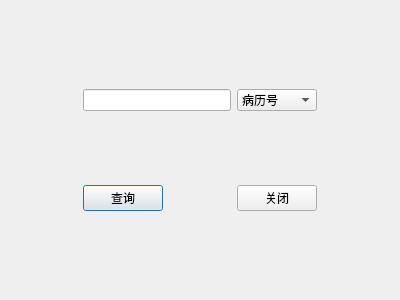
<?xml version="1.0" encoding="UTF-8"?>
<ui version="4.0">
 <class>DQPatient</class>
 <widget class="QDialog" name="DQPatient">
  <property name="geometry">
   <rect>
    <x>0</x>
    <y>0</y>
    <width>400</width>
    <height>300</height>
   </rect>
  </property>
  <property name="windowTitle">
   <string>Dialog</string>
  </property>
  <layout class="QVBoxLayout" name="verticalLayout_2">
   <item>
    <widget class="QWidget" name="widget" native="true">
     <layout class="QVBoxLayout" name="verticalLayout">
      <item>
       <layout class="QGridLayout" name="gridLayout">
        <item row="3" column="1">
         <widget class="QPushButton" name="btnQPatient">
          <property name="text">
           <string>查询</string>
          </property>
         </widget>
        </item>
        <item row="1" column="3">
         <widget class="QComboBox" name="cbPatient">
          <item>
           <property name="text">
            <string>病历号</string>
           </property>
          </item>
          <item>
           <property name="text">
            <string>科室编号</string>
           </property>
          </item>
          <item>
           <property name="text">
            <string>工作编号</string>
           </property>
          </item>
          <item>
           <property name="text">
            <string>病人姓名</string>
           </property>
          </item>
         </widget>
        </item>
        <item row="3" column="3">
         <widget class="QPushButton" name="btnQClose">
          <property name="text">
           <string>关闭</string>
          </property>
         </widget>
        </item>
        <item row="2" column="1">
         <spacer name="verticalSpacer_2">
          <property name="orientation">
           <enum>Qt::Vertical</enum>
          </property>
          <property name="sizeHint" stdset="0">
           <size>
            <width>20</width>
            <height>40</height>
           </size>
          </property>
         </spacer>
        </item>
        <item row="0" column="1">
         <spacer name="verticalSpacer">
          <property name="orientation">
           <enum>Qt::Vertical</enum>
          </property>
          <property name="sizeHint" stdset="0">
           <size>
            <width>20</width>
            <height>40</height>
           </size>
          </property>
         </spacer>
        </item>
        <item row="4" column="1">
         <spacer name="verticalSpacer_3">
          <property name="orientation">
           <enum>Qt::Vertical</enum>
          </property>
          <property name="sizeHint" stdset="0">
           <size>
            <width>20</width>
            <height>40</height>
           </size>
          </property>
         </spacer>
        </item>
        <item row="1" column="0">
         <spacer name="horizontalSpacer">
          <property name="orientation">
           <enum>Qt::Horizontal</enum>
          </property>
          <property name="sizeHint" stdset="0">
           <size>
            <width>40</width>
            <height>20</height>
           </size>
          </property>
         </spacer>
        </item>
        <item row="3" column="2">
         <spacer name="horizontalSpacer_2">
          <property name="orientation">
           <enum>Qt::Horizontal</enum>
          </property>
          <property name="sizeHint" stdset="0">
           <size>
            <width>40</width>
            <height>20</height>
           </size>
          </property>
         </spacer>
        </item>
        <item row="1" column="4">
         <spacer name="horizontalSpacer_3">
          <property name="orientation">
           <enum>Qt::Horizontal</enum>
          </property>
          <property name="sizeHint" stdset="0">
           <size>
            <width>40</width>
            <height>20</height>
           </size>
          </property>
         </spacer>
        </item>
        <item row="1" column="1" colspan="2">
         <widget class="QLineEdit" name="leQPatient"/>
        </item>
       </layout>
      </item>
     </layout>
    </widget>
   </item>
  </layout>
 </widget>
 <resources/>
 <connections/>
</ui>
